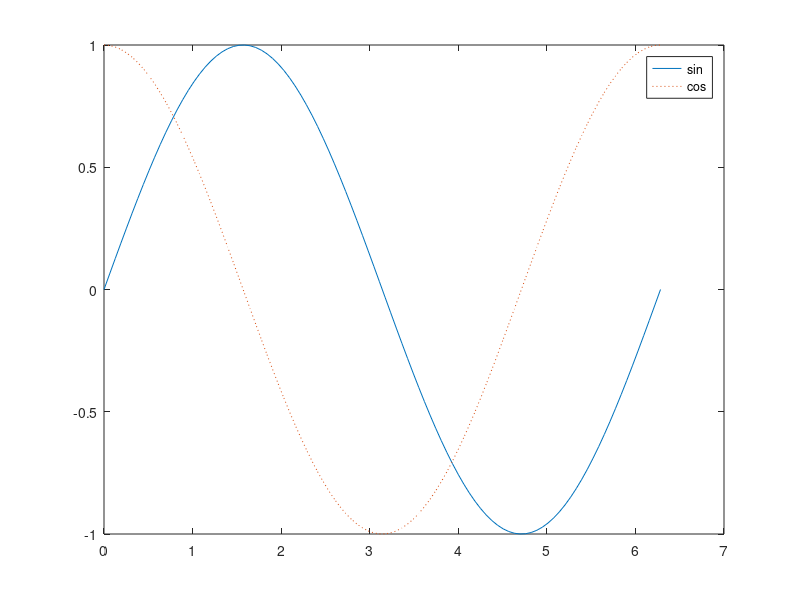

Source code (MATLAB):
var = "Author : Bayu riski";

x = linspace(0,2*pi);
y = sin(x);
plot(x,y)

hold on

y2 = cos(x);
plot(x,y2,":")
legend("sin","cos")

hold off
